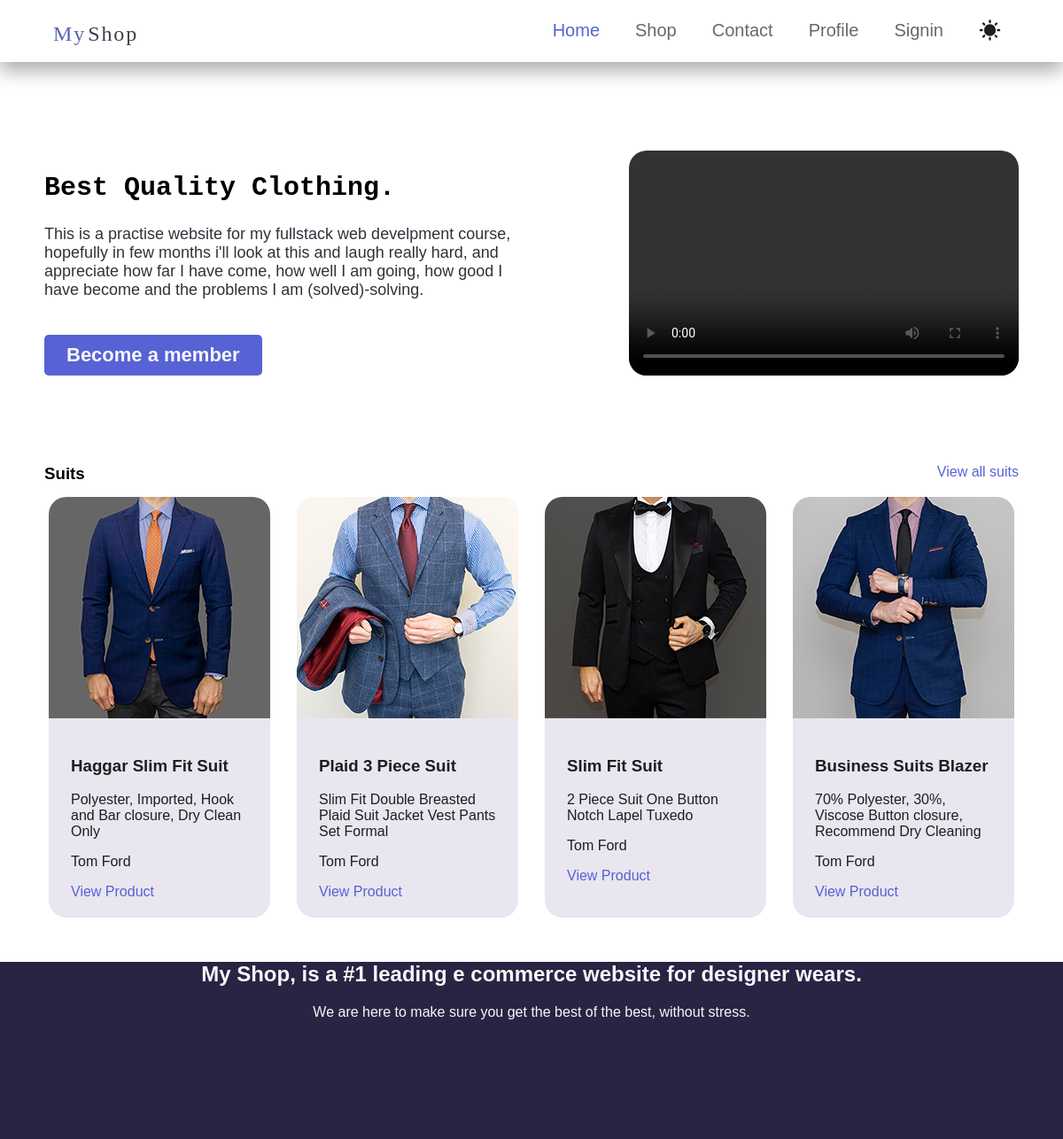
The page / on the database its author committed.
### products/models.py (models this page shows, shortened)
class Product(models.Model):
    title=models.CharField(max_length= 70)
    description=models.TextField()
    category=models.ManyToManyField(Category)
    image=models.ImageField(blank= True, upload_to='product-img')
    brand=models.ForeignKey(Brand, on_delete=models.CASCADE, null=True)
    price=models.PositiveIntegerField()
    slug=models.SlugField(blank=True)
    is_bestseller=models.BooleanField(default=False)
    suggestions=models.ManyToManyField('self')

class Brand(models.Model):
    title=models.CharField(max_length= 70)
    logo=models.ImageField()
    address=models.OneToOneField(Address, on_delete=models.CASCADE, null=True)

### products/views.py (the view)
# urls.py: path('', views.index, name="home"),
def index(request):
    user = "hopejr"
    product_numb = 14
    products = Product.objects.all().order_by('id')[:4]
    return render(request, "products/home.html",{
        "name":user,
        "product_numb": product_numb,
        "products": products,
    })

### products/templates/products/home.html (shortened to what this page needs)
{% extends "base.html" %}
{% load static %}
{% block css %}{% static "products/style.css" %}{% endblock %}
{% block body %}
  {% include "includes/nav.html" %}
<section id="intro">
    <div style="width: 50%;">
        <h1>Best Quality Clothing.</h1>
        <p>This is a practise website for my fullstack web develpment course, hopefully in few months i'll look at this and laugh really hard, and appreciate how far I have come, how well I am going, how good I have become and the problems I am (solved)-solving.</p>
        <a>Become a member</a>
    </div>
    <video controls>
       <source src="{% static "products/vid/165 - intro-video.mp4" %}">
   </video>
</section>
<div class="product-nav">
    <h3>Suits</h3>
    <a href="{% url "productcat" "suits" %}">View all suits</a>
</div>
<main id="products-intro">
    {% for product in products %}
       <div class="product-card">
           <img src="{{ product.image.url }}" class="product-img">
           <div style="padding: 20px 25px;">
               <h3>{{ product.title }}</h3>
               <p>{{ product.description }}</p>
               {% if product.brand %}
                  <p>{{ product.brand.title}}</p>
               {% endif %}
               <a href="{% url "product_page" product.brand.title product.slug %}">View Product</a>
           </div>
     </div>
     {%endfor%}
</main>
 <footer>
   <h2 id="foot">My Shop, is a #1 leading e commerce website for designer wears.</h2>
   <p>We are here to make sure you get the best of the best, without stress.</p>
 </footer>
{% endblock %}

### templates/base.html (shortened to what this page needs)
{% load static%}
<!DOCTYPE html>
<html lang="en">
<head>
    <link rel="stylesheet" href="{% block css %}{% endblock %}">
</head>
<body>
    {% block body %}{% endblock %}
</body>
</html>

### templates/includes/nav.html (shortened to what this page needs)
 {% load static %}
 <header>
    <img src="{% static "img/165 - brand-logo.svg" %}" width="100" alt="myshop logo">
    <nav class="main-nav">
            <a href="{% url "home" %}" id="selected">Home</a>
            <a href="{% url "shop" %}">Shop</a>
            <a href="{% url "contact" %}">Contact</a>
            <a href="{% url "profile" %}">Profile</a>
            <a href="{% url "signin" %}">Signin</a>
    </nav>
</header>

### products/static/products/style.css (style rules this page uses)
body { font-family: Arial, Helvetica, sans-serif; margin: 0; }
header { display: flex; padding: 0 5%; justify-content: space-between; box-shadow: 0 10px 20px rgba(0, 0, 0, 0.329); height: 70px; }
header img { padding-top: 12px; }
.main-nav { padding: 10px; display: flex; column-gap: 40px; padding-top: 18px; }
.main-nav a { font-size: 20px; color: #696868; text-decoration: none; transition-duration: 0.3s; padding-top: 5px; }
#selected { color: #5762D5; }
#sun-icon { transform: translateY(-5px); }
#intro { display: flex; width: 1100px; margin: 100px auto; justify-content: space-between; }
#intro h1 { font-size: 30px; font-family: 'Courier New', Courier, monospace; }
#intro p { font-size: 18px; margin-bottom: 40px; color: #2f323a; }
#intro a { background-color: #5762D5; color: #F7F7F8; padding: 10px 25px; border-radius: 5px; font-size: 22px; font-weight: bold; transition-duration: 0.3s; display: block; width: fit-content; animation: slide-up 1s; }
video { width: 40%; border-radius: 20px; }
.product-nav { display: flex; justify-content: space-between; width: 1100px; margin: 15px auto; }
.product-nav h3 { margin: 0; }
.product-nav a, main a { color: #5762D5; text-decoration: none; transition-duration: 0.3s; }
main { display: flex; flex-wrap: wrap; justify-content: center; width: 1100px; margin: auto; gap: 30px 30px; }
.product-card { color: #1e1e1e; background-color: #e9e6f0; border-radius: 20px ; width: 250px; }
.product-img { border-radius: 20px 20px 0 0; transition-duration: 0.3s; }
footer { background-color: #2b2343; height: 200px; width: 100; color: #F7F7F8; text-align: center; margin-top: 50px; }

### rows shown on the page
Product: image (picture), title "Haggar Slim Fit Suit", description "Polyester, Imported, Hook and Bar closure, Dry Clean Only", brand "Tom Ford"
Product: image (picture), title "Plaid 3 Piece Suit", description "Slim Fit Double Breasted Plaid Suit Jacket Vest Pants Set Formal", brand "Tom Ford"
Product: image (picture), title "Slim Fit Suit", description "2 Piece Suit One Button Notch Lapel Tuxedo", brand "Tom Ford"
Product: image (picture), title "Business Suits Blazer", description "70% Polyester, 30%, Viscose Button closure, Recommend Dry Cleaning", brand "Tom Ford"
